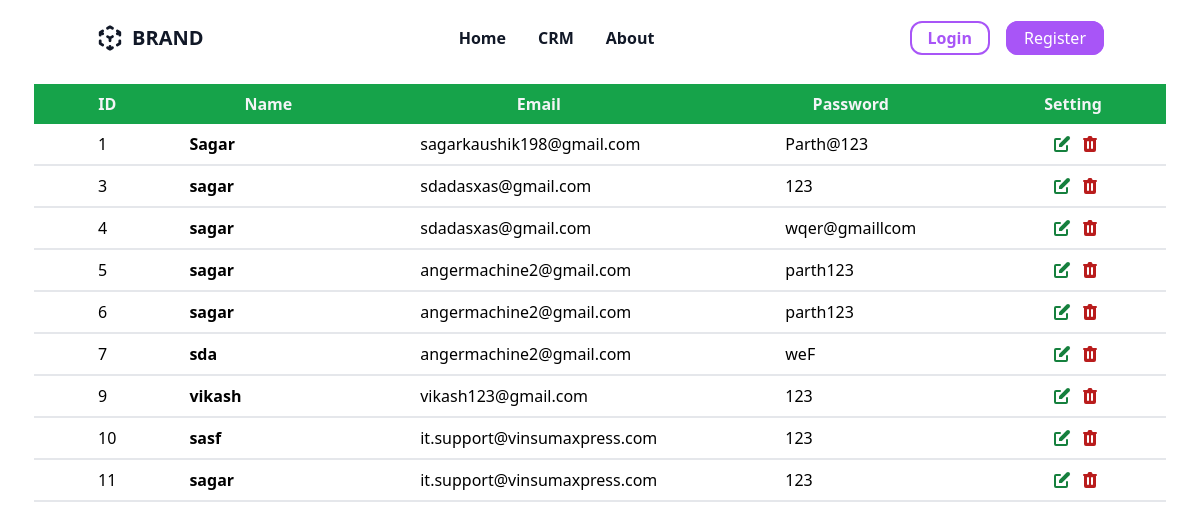
Page /crm/ (signed in) on the committed database.
### MainApp/models.py (models this page shows)
class UserModel(models.Model):
    NameF=models.CharField(max_length=255)
    EmailF=models.CharField(max_length=255)
    PasswordF=models.CharField(max_length=255)
    DateF=models.DateField(auto_now=True)
    TimeF=models.TimeField(auto_now=True)

### MainApp/views.py (the view)
# urls.py: path('crm/',views.crm,name='crm'),
def crm(request):
    if (request.session.get('lid')):
        A=UserModel.objects.all().order_by('id')
        params = {'data':A}
        return render(request, 'crm.html',params)
    else:
        return redirect('index')

### MainApp/templates/crm.html (shortened to what this page needs)
{% extends 'base.html'%}
{% block body %}
<div class="mt-2">
    <table class="max-w-5xl mx-auto table-auto">
      <thead class="justify-between">
        <tr class="bg-green-600">
          <th class="px-16 py-2">
            <span class="text-gray-100 font-semibold">ID</span>
          </th>
          <th class="px-16 py-2">
            <span class="text-gray-100 font-semibold">Name</span>
          </th>
          <th class="px-16 py-2">
            <span class="text-gray-100 font-semibold">Email</span>
          </th>
          <th class="px-16 py-2">
            <span class="text-gray-100 font-semibold">Password</span>
          </th>
          <th class="px-16 py-2">
            <span class="text-gray-100 font-semibold">Setting</span>
          </th>
        </tr>
      </thead>
      <tbody class="bg-gray-200">
{% for n in data%}
        <tr class="bg-white border-b-2 border-gray-200">
          <td class="px-16 py-2 flex flex-row items-center">
            <span>{{n.id}}</span>
          </td>
          <td>
            <span class="text-center ml-2 font-semibold">{{n.NameF}}</span>
          </td>
          <td class="px-16 py-2">
            <span>{{n.EmailF}}</span>
          </td>
          <td class="px-16 py-2">
            <span>{{n.PasswordF}}</span>
          </td>
          <td class="px-16 py-2">
            <span class="text-yellow-500 flex">
                <a href="edit?pk={{n.id}}"> </a>
                                      <a href="delete?pk={{ n.id }}"></a>
            </span>
          </td>
        </tr>
    {% endfor%}
{% endblock %}

### MainApp/templates/base.html (shortened to what this page needs)
<!doctype html>
<html>
<head>
  <script src="https://cdn.tailwindcss.com"></script>
</head>
<body>
<nav class="w-full py-6 bg-white w-screen">
    <div class="flex items-center justify-between mx-auto xl:max-w-7xl lg:max-w-5xl md:max-w-3xl md:px-2 px-4">
      <section class="flex items-center text-gray-900 space-x-2">
        <a href="/" class="font-bold text-xl focus:ring focus:ring-purple-500 focus:ring-opacity-25 outline-none rounded-lg">BRAND</a>
      </section>
      <section>
        <ul class="md:space-x-8 space-x-6 text-gray-900 font-semibold hidden md:flex">
          <li class="relative group">
            <a href="/" class="group focus:ring focus:ring-purple-500 focus:ring-opacity-25 outline-none rounded-lg"> Home </a>
            <div class="w-full h-0.5 bg-transparent group-hover:bg-purple-500 transition-al absolute bottom-0" />
          </li>
          <li class="relative group">
            <a href="/crm" class="focus:ring focus:ring-purple-500 focus:ring-opacity-25 outline-none rounded-lg">CRM</a>
            <div class="w-full h-0.5 bg-transparent group-hover:bg-purple-500 transition-al absolute bottom-0" />
          </li>
          <li class="relative group">
            <a href="/about" class="focus:ring focus:ring-purple-500 focus:ring-opacity-25 outline-none rounded-lg">About</a>
            <div class="w-full h-0.5 bg-transparent group-hover:bg-purple-500 transition-al absolute bottom-0" />
          </li>
        </ul>
      </section>
      <section>
        <ul class="md:flex hidden space-x-4">
                  <li><a href="/login" class="bg-transparent  px-4 py-1 rounded-xl border-purple-500 border-2 text-purple-500 font-semibold hover:bg-gray-100 active:bg-gray-200 focus:ring focus:ring-purple-500 focus:ring-opacity-25 outline-none">Login</a></li>
          <li><a href="/register" class="bg-purple-500 px-4 py-1 rounded-xl border-purple-500 border-2 text-white hover:bg-purple-400 active:bg-purple-600 focus:ring focus:ring-purple-500 focus:ring-opacity-25 outline-none">Register</a></li>
        </ul>
      </section>
    </div>
  </nav>
  {% block body %}
  {% endblock %}
</body>
</html>

### rows in the picture
UserModel: id "1", NameF "Sagar", EmailF "sagarkaushik198@gmail.com", PasswordF "Parth@123"
UserModel: id "3", NameF "sagar", EmailF "sdadasxas@gmail.com", PasswordF "123"
UserModel: id "4", NameF "sagar", EmailF "sdadasxas@gmail.com", PasswordF "wqer@gmaillcom"
UserModel: id "5", NameF "sagar", EmailF "angermachine2@gmail.com", PasswordF "parth123"
UserModel: id "6", NameF "sagar", EmailF "angermachine2@gmail.com", PasswordF "parth123"
UserModel: id "7", NameF "sda", EmailF "angermachine2@gmail.com", PasswordF "weF"
UserModel: id "9", NameF "vikash", EmailF "vikash123@gmail.com", PasswordF "123"
UserModel: id "10", NameF "sasf", EmailF "it.support@vinsumaxpress.com", PasswordF "123"
UserModel: id "11", NameF "sagar", EmailF "it.support@vinsumaxpress.com", PasswordF "123"
